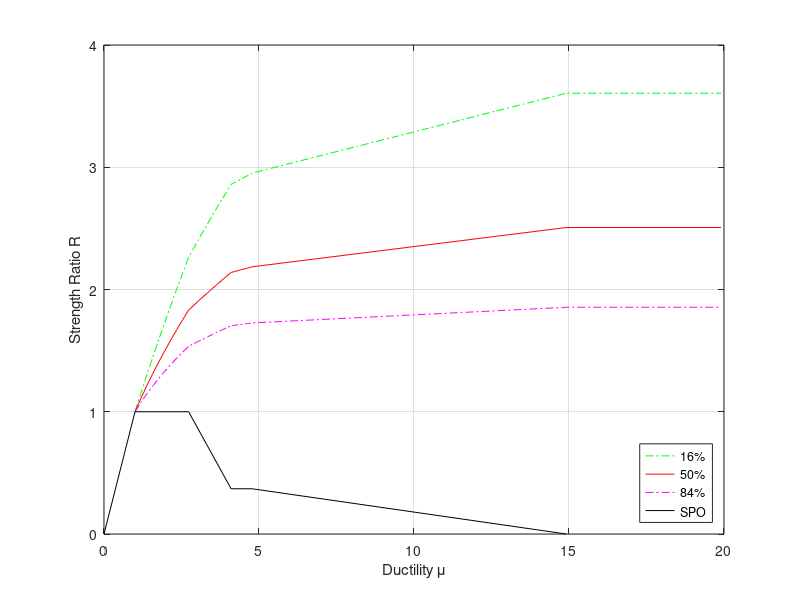

Write MATLAB code to recreate this figure.
clear
clc
T=0.3;
mu=[2.73 4.10, 4.78, 14.91];
R=[1.00, 0.37, 0.37, 0.00];

% function [Rdyn,mudyn] = Extended_SPO2IDA(mu,R,T)
% Matlab implementation of the extension to SPO2IDA for infilled RC
% frames

% Please cite as:
% Nafeh AMB, O?Reilly GJ, Monteiro R. Simplified seismic assessment of
% infilled RC frame structures. Bulletin of Earthquake Engineering
% DOI: 10.1007/s10518-019-00758-2.

% -------------------------------------------------------------------
% Inputs:
% mu: Array of ductilities at points in Figure 10 (B-C-D-E)
% R: Array of strength ratios at points in Figure 10 (B-C-D-E)
% T: Initial period of system

% Outputs:
% Rdyn: Strength ratio (Eq. (7))
% mudyn: Corresponding mu


%% Define the coefficients {16%, 50%, 84%}
% Hardening branch
a_alpha_1=[ 0.146, 0.8628, 1.024;...
    0.5926, 0.9235, 0.6034;...
    0.07312, 0.9195, 0.2466;...
    0.2965, 0.9632, 0.06141;...
    0.02688, 0.4745, 0.2511;...
    1.063, 0.0654, 0.0001;...
    0.3127, 0.04461, 0.07086];

b_alpha_1=[ 0.5335, 0.7624, 0.9018;...
    0.4161, 0.5041, 0.1928;...
    0.4495, 0.1785, 0.4758;...
    0.2215, 1.022, 0.6903;...
    0.3699, 0.3253, 0.3254;...
    1.003, 0.4064, 0.939;...
    0.1462, 0.4479,0.3948];

c_alpha_1=[ 0.03444, 0.1643, 0.6555;...
    0.3194, 0.1701, 0.1072;...
    0.01667, 0.1147, 0.1232;...
    0.1087, 0.1694, 0.05664;...
    0.0158, 0.09403, 0.07067;...
    0.646, 0.02054, 0.00132;...
    0.07181, 0.01584, 0.02287];

a_beta_1=[  0.2008, -0.1334, 0.7182;...
    0.179, 0.3312, 0.132;...
    0.1425, 0.7985, 0.1233;...
    0.1533, 0.0001, 0.09805;...
    3.623E+12, 0.1543, 0.1429;...
    0.09451, 0.9252, 0.6547;...
    0.1964, 0.2809, 0.0001];

b_beta_1=[ 1.093, 0.7771, 0.04151;...
    0.7169, 0.7647, 0.6058;...
    0.4876, 0.04284, 0.4904;...
    0.5709, 0.5721, 0.5448;...
    97.61, 0.4788, 0.3652;...
    0.4424, 0.8165, 0.8431;...
    0.3345, 0.3003, 0.7115];


c_beta_1=[ 0.5405, 0.04907, 0.09018;...
    0.08836, 0.000986, 0.04845;...
    0.04956, 0.09365, 0.04392;...
    0.07256, 0.0001, 0.01778;...
    17.94, 0.105, 0.09815;...
    0.06262, 0.51, 0.7126;...
    0.09522, 0.1216, 0.0001803];

% Softening branch
a_alpha_2 = [0.03945, 0.01833, 0.009508];
b_alpha_2 = [-0.03069, -0.01481, -0.007821];
a_beta_2 = [1.049, 0.8237, 0.4175];
b_beta_2 = [0.2494, 0.04082, 0.03164];
a_gamma_2 = [-0.7326, -0.7208, -0.0375];
b_gamma_2 = [1.116, 1.279, 1.079];

% Residual plateau branch
a_alpha_3 = [-5.075, -2.099, -0.382];
b_alpha_3 = [7.112, 3.182, 0.6334];
c_alpha_3 = [-1.572, -0.6989, -0.051];
d_alpha_3 = [0.1049, 0.0481, 0.002];

a_beta_3 = [16.16, 8.417, -0.027];
b_beta_3 = [-26.5, -14.51, -1.80];
c_beta_3 = [10.92, 6.75, 2.036];
d_beta_3 = [1.055, 0.9061, 1.067];

% Strength degradation branch
a_alpha_4 = [-1.564, -0.5954, -0.06693];
b_alpha_4 = [2.193, 0.817, 0.1418];
c_alpha_4 = [-0.352, -0.09191, 0.0124];
d_alpha_4 = [0.0149, 0.001819, -0.002012];
a_beta_4 = [1.756, 0.7315, -0.408];
b_beta_4 = [-8.719, -3.703, -1.333];
c_beta_4 = [8.285, 4.391, 2.521];
d_beta_4 = [1.198, 1.116, 1.058];

%% Compute the parameters
% For each fractile i in 16%, 50% and 84%
for i = 1:3
    % Hardening branch
    alpha_1(i)=sum(a_alpha_1(:,i).*exp(-((T-b_alpha_1(:,i))./c_alpha_1(:,i)).^2));
    beta_1(i)=sum(a_beta_1(:,i).*exp(-((T-b_beta_1(:,i))./c_beta_1(:,i)).^2));
    
    % Softening branch
    alpha_2(i)=a_alpha_2(i)*T+b_alpha_2(i);
    beta_2(i)=a_beta_2(i)*T+b_beta_2(i);
    gamma_2(i)=a_gamma_2(i)*T+b_gamma_2(i);
    
    % Residual branch
    alpha_3(i)=a_alpha_3(i)*T^3+b_alpha_3(i)*T^2+c_alpha_3(i)*T+d_alpha_3(i);
    beta_3(i)=a_beta_3(i)*T^3+b_beta_3(i)*T^2+c_beta_3(i)*T+d_beta_3(i);
    
    % Strength degradation branch
    alpha_4(i)=a_alpha_4(i)*T^3+b_alpha_4(i)*T^2+c_alpha_4(i)*T+d_alpha_4(i);
    beta_4(i)=a_beta_4(i)*T^3+b_beta_4(i)*T^2+c_beta_4(i)*T+d_beta_4(i);
end

%% Fit the branches
% Initialise some arrays
mu_1 = linspace(1,mu(1),10)';       %ductility in hardening branch
mu_2 = linspace(mu(1),mu(2),10)'; %ductility in softening branch
mu_3 = linspace(mu(2),mu(3),10)'; %ductility in residual plateau branch
mu_4 = linspace(mu(3),mu(4),10)'; %ductility in degradation branch

%% Fit & adjust the discontinuities between the branches

%Fit the fractile (16th, 50th and 84th) of each IDA response branch 
for j=1:3
    for i=1:length(mu_1)
        Rdyn_1(j,i) = alpha_1(j)*mu_1(i,1)^(beta_1(j));                      %fit the hardening branch
    end
end

for j=1:3
    for i=1:length(mu_2)
        Rdyn_2(j,i) = alpha_2(j)*mu_2(i,1)^2+beta_2(j)*mu_2(i,1)+gamma_2(j); %fit the softening branch
    end
end

for j=1:3
    for i=1:length(mu_3)
        Rdyn_3(j,i) = alpha_3(j)*mu_3(i,1)+beta_3(j);                        %fit the residual strength branch
    end
end

for j=1:3
    for i=1:length(mu_4)
        Rdyn_4(j,i) = alpha_4(j)*mu_4(i,1)+beta_4(j);                        %fit the degradation branch
    end
end

Rdyn = [Rdyn_1 Rdyn_2 Rdyn_3 Rdyn_4]';
mudyn = [mu_1;mu_2;mu_3;mu_4]';

%Hardening Initiation
for i=1:3
    Rdiff0(1,i) = 1 - Rdyn(1,i);
    if Rdiff0(1,i) < 0
        Rdyn(1:10,i) = Rdyn(1:10,i)-abs(Rdiff0(1,i));
    else
        Rdyn(1:10,i) = Rdyn(1:10,i)+abs(Rdiff0(1,i));
    end
end


%Connection Hardening-Softening
for i=1:3
    Rdiff1(1,i) = Rdyn(10,i) - Rdyn(11,i);
    if Rdiff1(1,i) < 0
        Rdyn(11:20,i) = Rdyn(11:20,i)-abs(Rdiff1(1,i));
    else
        Rdyn(11:20,i) = Rdyn(11:20,i)+abs(Rdiff1(1,i));
    end
end

%Connection Softening-Plateau
for i=1:3
    Rdiff2(1,i) = Rdyn(20,i) - Rdyn(21,i); %Softening End - Plateau Beginning
    if Rdiff2(1,i) < 0
        Rdyn(21:30,i) = Rdyn(21:30,i)-abs(Rdiff2(1,i));
    else
        Rdyn(21:30,i) = Rdyn(21:30,i)+abs(Rdiff2(1,i));
    end
end

%Connection Plateau-Degradation
for i=1:3
    Rdiff3(1,i) = Rdyn(30,i) - Rdyn(31,i); % Plateau End - Degradation Beginning
    if Rdiff3(1,i) < 0
        Rdyn(31:40,i) = Rdyn(31:40,i)-abs(Rdiff3(1,i));
    else
        Rdyn(31:40,i) = Rdyn(31:40,i)+abs(Rdiff3(1,i));
    end
end

%% Add in a flatline point
Rdyn(end+1,:)=Rdyn(end,:);
mudyn(end+1)=mudyn(end)+5;

%% Plot the diagram
figure; hold on; grid on; box on;
plot(mudyn,Rdyn(:,1),'-.g');
plot(mudyn,Rdyn(:,2),'-r');
plot(mudyn,Rdyn(:,3),'-.m');
plot([0, 1, mu], [0, 1, R],'-k');
legend('16%','50%','84%','SPO','location','southeast');
xlabel('Ductility \mu');
ylabel('Strength Ratio R');


